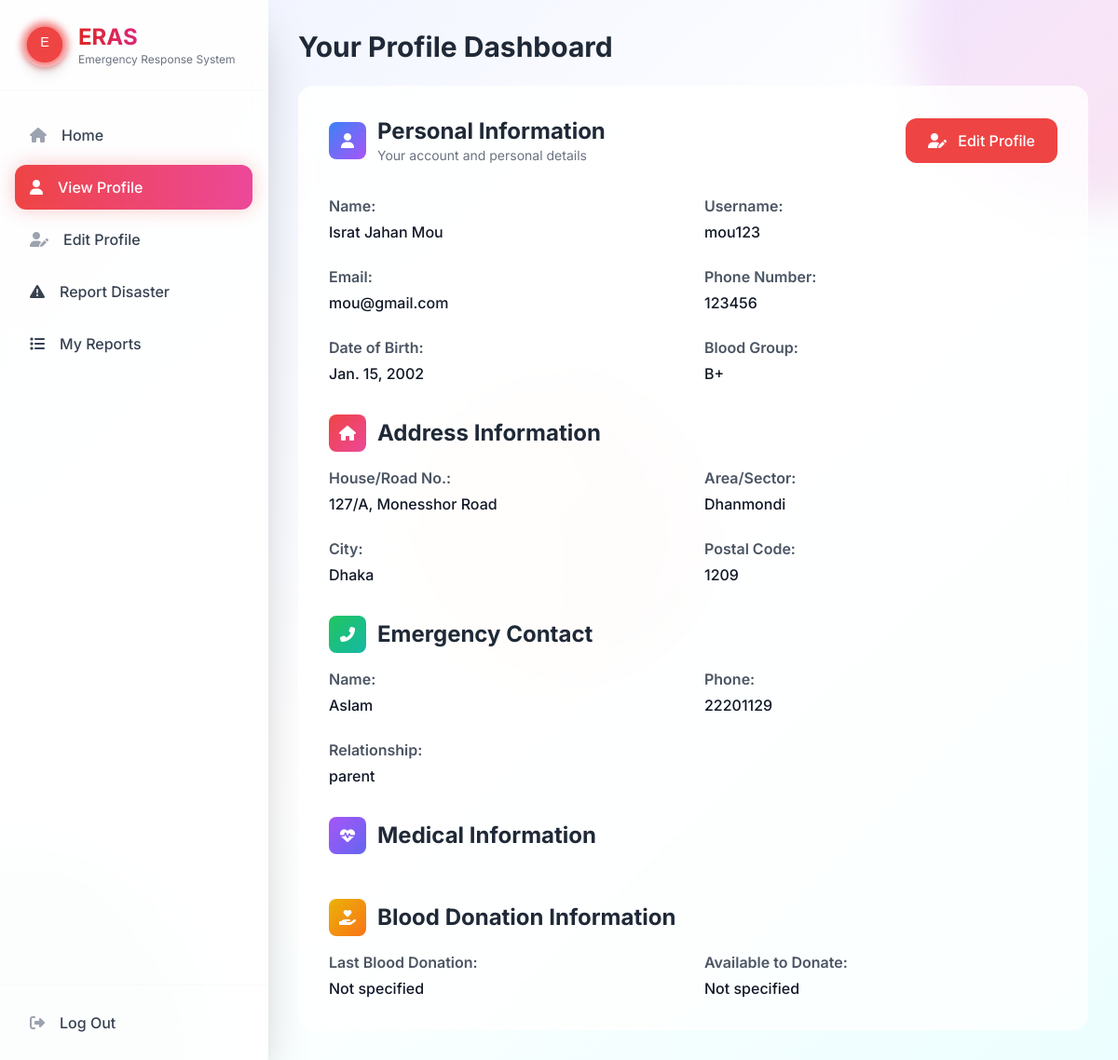
The app's page /accounts/dashboard/citizen/ (signed in), older data.
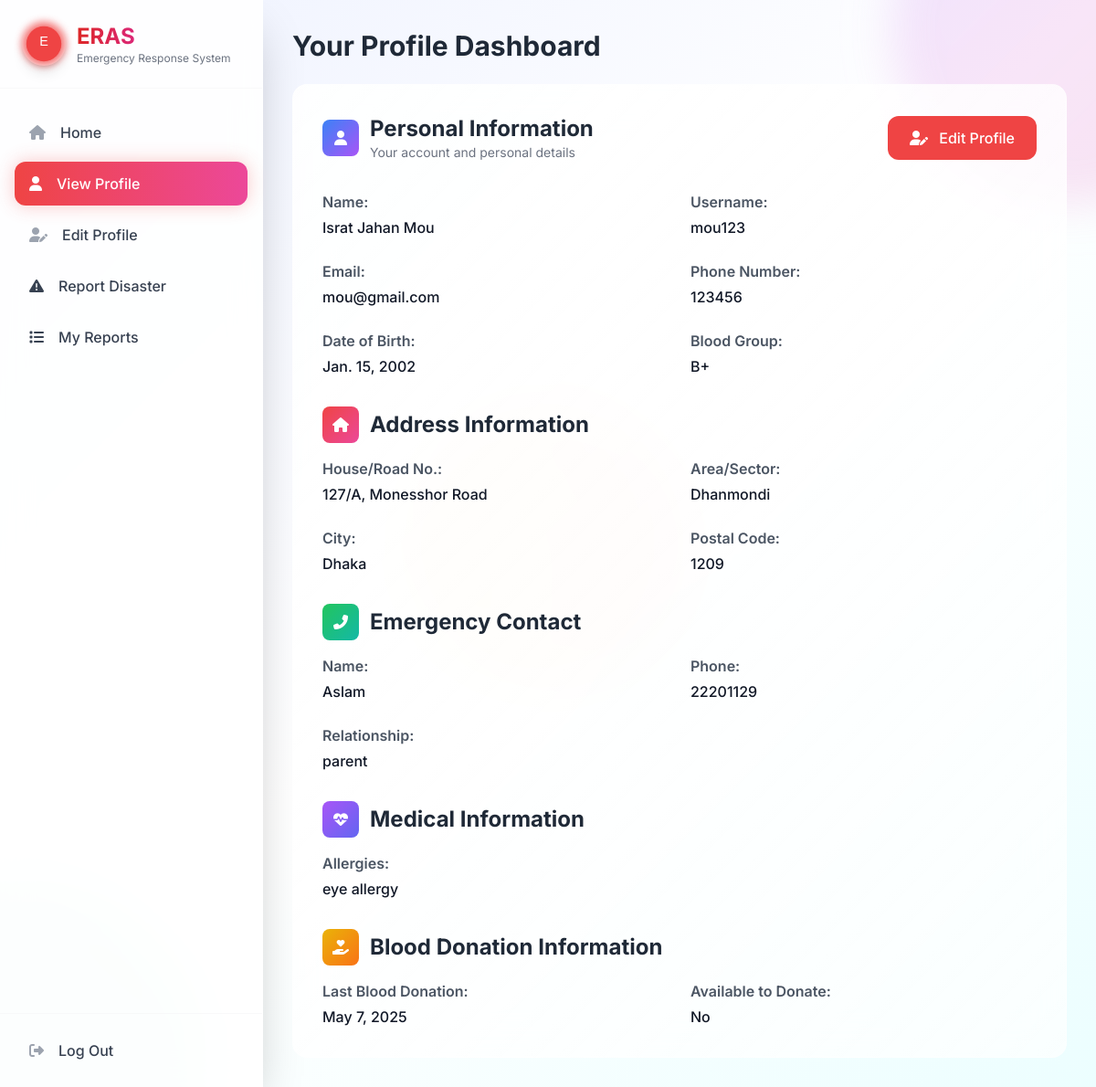
The same page, newer data.
### accounts/models.py (models this page shows, shortened)
class CitizenProfile(models.Model):
    BLOOD_GROUP_CHOICES = [
        ('', 'Select Blood Group'),
        ('A+', 'A+'),
        ('A-', 'A-'),
        ('B+', 'B+'),
        ('B-', 'B-'),
        ('AB+', 'AB+'),
        ('AB-', 'AB-'),
        ('O+', 'O+'),
        ('O-', 'O-'),
    ]
    user = models.OneToOneField(
        User, on_delete=models.CASCADE, related_name='citizen_profile')
    date_of_birth = models.DateField(null=True, blank=True)
    blood_group = models.CharField(
        max_length=5, choices=BLOOD_GROUP_CHOICES, blank=True)
    phone_number = models.CharField(max_length=15, blank=True)
    emergency_contact_name = models.CharField(max_length=100, blank=True)
    emergency_contact_phone = models.CharField(max_length=15, blank=True)
    emergency_contact_relationship = models.CharField(
        max_length=50, blank=True)
    house_road_no = models.CharField(max_length=200, blank=True)
    area_sector = models.CharField(max_length=100, blank=True)
    city = models.CharField(max_length=100, blank=True)
    postal_code = models.CharField(max_length=10, blank=True)
    landmarks = models.CharField(max_length=200, blank=True)
    last_blood_donation = models.DateField(null=True, blank=True)
    available_to_donate = models.CharField(
        max_length=10,
        choices=[('', 'Select Option'), ('yes', 'Yes'), ('no', 'No')],
        blank=True
    )
    emergency_donor = models.BooleanField(
        default=False, help_text="Available for emergency blood donation")
    medical_conditions = models.TextField(blank=True)
    allergies = models.TextField(blank=True)
    regular_medications = models.TextField(blank=True)

### accounts/views.py (the view)
# urls.py: path('dashboard/citizen/', views.citizen_dashboard, name='citizen_dashboard'),
@login_required
def citizen_dashboard(request):
    if request.user.user_type != 'citizen':
        messages.error(request, 'Access denied.')
        return redirect('homepage')
    try:
        profile = request.user.citizen_profile
    except CitizenProfile.DoesNotExist:
        messages.info(request, 'Please complete your profile.')
        return redirect('citizen_profile_update')
    user_disasters = Disaster.objects.filter(
        reporter=request.user).order_by('-created_at')[:5]
    disaster_stats = {
        'total': user_disasters.count(),
        'pending': Disaster.objects.filter(reporter=request.user, status='pending').count(),
        'approved': Disaster.objects.filter(reporter=request.user, status='approved').count(),
        'alerts_received': DisasterAlert.objects.filter(user=request.user).count(),
        'unread_alerts': DisasterAlert.objects.filter(user=request.user, is_read=False).count(),
    }
    nearby_disasters = Disaster.objects.filter(
        status='approved',
        city=profile.city
    ).exclude(reporter=request.user).order_by('-created_at')[:3]
    context = {
        'profile': profile,
        'user_disasters': user_disasters,
        'disaster_stats': disaster_stats,
        'nearby_disasters': nearby_disasters,
    }
    return render(request, 'accounts/citizen_dashboard.html', context)

### templates/accounts/citizen_dashboard.html (shortened to what the changed rows need)
<!DOCTYPE html>
<html lang="en">
<head>
    <script src="https://cdn.tailwindcss.com"></script>
    <link rel="stylesheet" href="https://cdnjs.cloudflare.com/ajax/libs/font-awesome/6.4.0/css/all.min.css">
</head>
<body class="min-h-screen bg-gradient-to-br from-indigo-50 via-white to-cyan-50 font-inter text-gray-800 overflow-x-hidden">
    <div class="flex min-h-screen relative z-10">
        <main class="flex-1 p-8 overflow-y-auto">
            <h1 class="text-3xl font-bold mb-6 text-gray-800">Your Profile Dashboard</h1>
            <div class="section-card rounded-2xl p-8">
                <div class="flex items-center justify-between mb-8">
                    <div class="flex items-center space-x-3">
                        <div>
                            <h2 class="text-2xl font-bold text-gray-800">Personal Information</h2>
                        </div>
                    </div>
                </div>
                <div class="grid grid-cols-1 md:grid-cols-2 gap-6">
                    <div>
                        <p class="text-gray-600 font-semibold mb-1">Date of Birth:</p>
                        <p class="font-medium text-gray-900">{{ profile.date_of_birth|default:"Not specified" }}</p>
                    </div>
                    <div>
                        <p class="text-gray-600 font-semibold mb-1">Blood Group:</p>
                        <p class="font-medium text-gray-900">{{ profile.get_blood_group_display|default:"Not specified" }}</p>
                    </div>
                </div>
                <div class="mt-8">
                    <div class="flex items-center space-x-3 mb-4">
                        <h2 class="text-2xl font-bold text-gray-800">Address Information</h2>
                    </div>
                    <div class="grid grid-cols-1 md:grid-cols-2 gap-6">
                        <div>
                            <p class="text-gray-600 font-semibold mb-1">House/Road No.:</p>
                            <p class="font-medium text-gray-900">{{ profile.house_road_no|default:"Not specified" }}</p>
                        </div>
                        <div>
                            <p class="text-gray-600 font-semibold mb-1">Area/Sector:</p>
                            <p class="font-medium text-gray-900">{{ profile.area_sector|default:"Not specified" }}</p>
                        </div>
                        <div>
                            <p class="text-gray-600 font-semibold mb-1">City:</p>
                            <p class="font-medium text-gray-900">{{ profile.city|default:"Not specified" }}</p>
                        </div>
                        <div>
                            <p class="text-gray-600 font-semibold mb-1">Postal Code:</p>
                            <p class="font-medium text-gray-900">{{ profile.postal_code|default:"Not specified" }}</p>
                        </div>
                    </div>
                </div>
                <div class="mt-8">
                    <div class="flex items-center space-x-3 mb-4">
                        <h2 class="text-2xl font-bold text-gray-800">Emergency Contact</h2>
                    </div>
                    <div class="grid grid-cols-1 md:grid-cols-2 gap-6">
                        <div>
                            <p class="text-gray-600 font-semibold mb-1">Name:</p>
                            <p class="font-medium text-gray-900">{{ profile.emergency_contact_name|default:"Not specified" }}</p>
                        </div>
                        <div>
                            <p class="text-gray-600 font-semibold mb-1">Phone:</p>
                            <p class="font-medium text-gray-900">{{ profile.emergency_contact_phone|default:"Not specified" }}</p>
                        </div>
                        <div>
                            <p class="text-gray-600 font-semibold mb-1">Relationship:</p>
                            <p class="font-medium text-gray-900">{{ profile.emergency_contact_relationship|default:"Not specified" }}</p>
                        </div>
                    </div>
                </div>
                <div class="mt-8">
                    <div class="flex items-center space-x-3 mb-4">
                        <h2 class="text-2xl font-bold text-gray-800">Medical Information</h2>
                    </div>
                    <div class="grid grid-cols-1 md:grid-cols-2 gap-6">
                        {% if profile.allergies %}
                        <div>
                            <p class="text-gray-600 font-semibold mb-1">Allergies:</p>
                            <p class="font-medium text-gray-900">{{ profile.allergies }}</p>
                        </div>
                        {% endif %}
                    </div>
                </div>
                <div class="mt-8">
                    <div class="flex items-center space-x-3 mb-4">
                        <h2 class="text-2xl font-bold text-gray-800">Blood Donation Information</h2>
                    </div>
                    <div class="grid grid-cols-1 md:grid-cols-2 gap-6">
                        <div>
                            <p class="text-gray-600 font-semibold mb-1">Last Blood Donation:</p>
                            <p class="font-medium text-gray-900">{{ profile.last_blood_donation|default:"Not specified" }}</p>
                        </div>
                        <div>
                            <p class="text-gray-600 font-semibold mb-1">Available to Donate:</p>
                            <p class="font-medium text-gray-900">
                                {% if profile.available_to_donate == 'yes' %}Yes
                                {% elif profile.available_to_donate == 'no' %}No
                                {% else %}Not specified
                                {% endif %}
                            </p>
                        </div>
                    </div>
                </div>
            </div>
        </main>
    </div>
</body>
</html>

Row changes from the older to the newer data that the page shows:
changed CitizenProfile "127/A, Monesshor Road": allergies (not shown) → "eye allergy"; last_blood_donation "Not specified" → "May 7, 2025"
Text that changed along with them:
text no longer shown: "Not specified"
text now shown: "Allergies: No"
